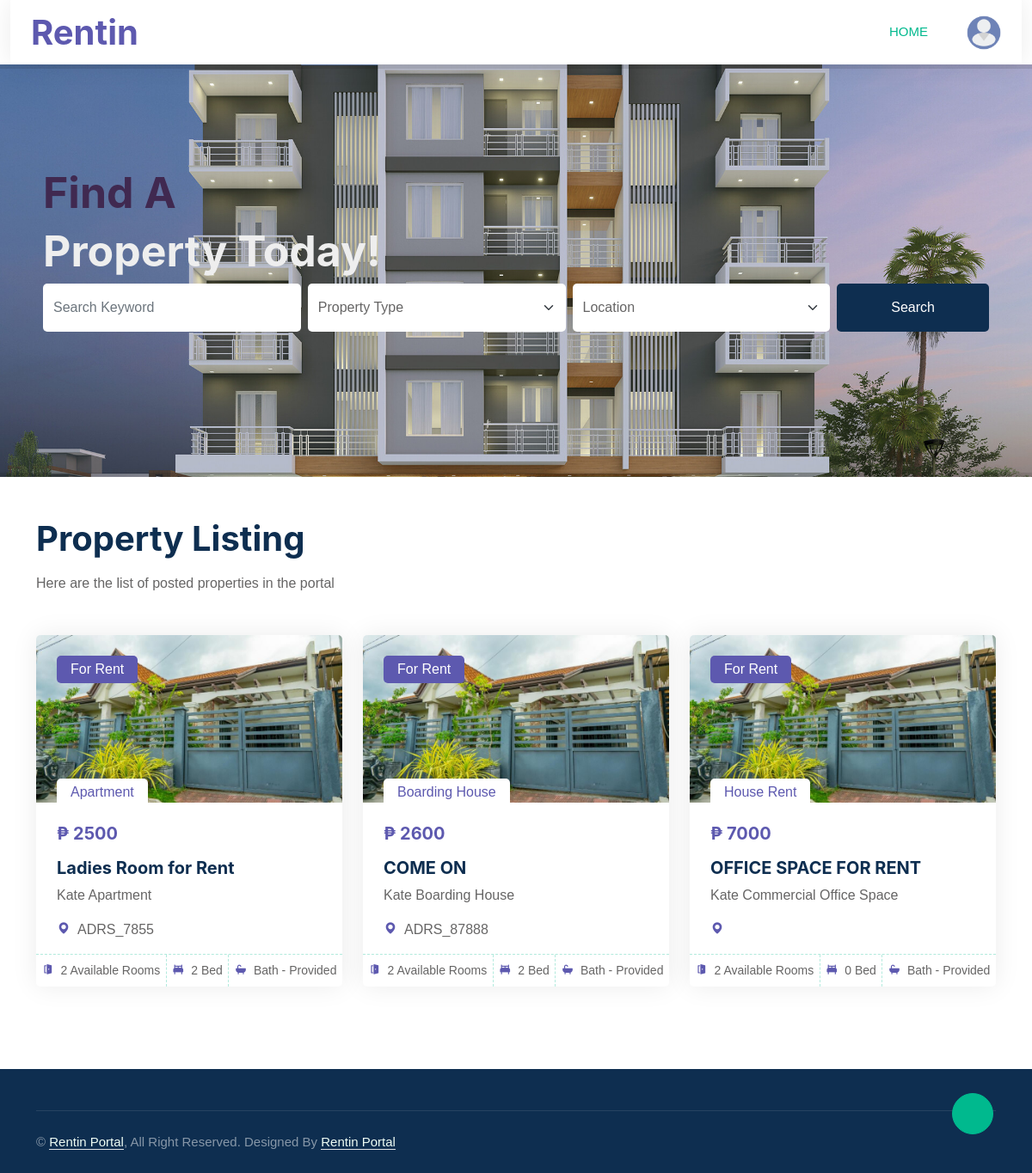
/seekerDashboard.php (signed in), run on the app's committed database.
### tables this page shows
CREATE TABLE `user` (
  `id` int(11) NOT NULL,
  `user_ID` varchar(99) NOT NULL,
  `email` varchar(99) NOT NULL,
  `password` varchar(50) NOT NULL,
  `userInfo_ID` varchar(99) NOT NULL,
  `userLevel_ID` int(11) NOT NULL,
  `verificationcode` varchar(99) NOT NULL,
  `is_verified` varchar(99) NOT NULL,
  `status` int(11) NOT NULL
);

CREATE TABLE `property` (
  `id` int(11) NOT NULL,
  `property_ID` varchar(99) NOT NULL,
  `bname_ID` varchar(99) NOT NULL,
  `title` varchar(99) NOT NULL,
  `propertyaddress` varchar(99) NOT NULL,
  `description` text NOT NULL,
  `bedtype` varchar(99) NOT NULL,
  `availablerooms` int(11) NOT NULL,
  `monthlyrate` int(11) NOT NULL,
  `dailyrate` int(11) NOT NULL,
  `bed` int(11) NOT NULL,
  `kitchen` varchar(99) NOT NULL,
  `bathroom` varchar(99) NOT NULL,
  `aircon` varchar(99) NOT NULL,
  `dimension` int(11) NOT NULL,
  `date_created` date NOT NULL DEFAULT current_timestamp(),
  `user_ID` varchar(99) NOT NULL
);

CREATE TABLE `businessname` (
  `id` int(11) NOT NULL,
  `bname_ID` varchar(99) NOT NULL,
  `bname` varchar(99) NOT NULL,
  `category` varchar(99) NOT NULL,
  `user_ID` varchar(99) NOT NULL
);

### seekerDashboard.php (the view, shortened to what this page needs)
<?php
include("dbconn.php");
?>
<!DOCTYPE html>
<html lang="en">
<head>
    <link href="lib/animate/animate.min.css" rel="stylesheet">
    <link href="lib/owlcarousel/assets/owl.carousel.min.css" rel="stylesheet">
    <link href='https://unpkg.com/boxicons@2.1.4/css/boxicons.min.css' rel='stylesheet'>
    <link href="css/bootstrap.min5.css" rel="stylesheet">
</head>
<body>
<div class="container-xxl bg-white p-0">
        <div class="container-fluid nav-bar bg-transparent">
            <nav class="navbar navbar-expand-lg bg-white navbar-light py-0 px-4">
                <a href="index.html" class="navbar-brand d-flex align-items-center text-center">
                    <h1 class="m-0" style = "color: #5D59AF;">Rentin</h1>
                </a>
                <div class="collapse navbar-collapse" id="navbarCollapse">
                    <div class="navbar-nav ms-auto">
                        <a href="index.php" class="nav-item nav-link active">Home</a>
                    </div>
                    <div class = "profile-user">
                        <?php
                            $email = $_SESSION['email'];
                            $query = mysqli_query($conn, "SELECT user.email, CONCAT(firstName,' ',lastName) AS fullName FROM userinfo JOIN user ON user.id = userinfo.id WHERE email = '$email'");
                            while($row=mysqli_fetch_array($query))
								{
							?>
                        <img src="images/user.png" class="user-pic" onclick="toggleMenu()">
                        <?php } ?>
                    </div>
                </div>
            </nav>
        </div>
        <div class="container-xxl search">
            <div class="container wow fadeIn" data-wow-delay="0.1s" style="padding: 20px; margin-top: 8%; opacity: 0.98">
                    <h2 class="first">Find A</h2>
                    <h2 class="second">Property Today!</h2>
                <div class="row g-2">
                    <div class="col-md-10">
                        <div class="row g-2">
                            <div class="col-md-4">
                                <input type="text" class="form-control border-0 py-3" placeholder="Search Keyword">
                            </div>
                            <div class="col-md-4">
                                <select class="form-select border-0 py-3">
                                <option selected disabled value="">Property Type</option>
                                </select>
                            </div>
                            <div class="col-md-4">
                                <select class="form-select border-0 py-3">
                                <option selected disabled value="">Location</option>
                                <?php
                                    include "dbconn.php";
                                    ?>
                                </select>
                            </div>
                        </div>
                    </div>
                    <div class="col-md-2">
                        <button class="btn btn-dark border-0 w-100 py-3">Search</button>
                    </div>
                </div>
            </div>
        </div>
        <div class="container-xxl py-5">
            <div class="container">
                <div class="row g-0 gx-5 align-items-end">
                    <div class="col-lg-6">
                        <div class="text-start mx-auto mb-5 wow slideInLeft" data-wow-delay="0.1s">
                            <h1 class="mb-3">Property Listing</h1>
                            <p>Here are the list of posted properties in the portal</p>
                        </div>
                    </div>
                </div>
                <div class="tab-content">
                    <div id="tab-1" class="tab-pane fade show p-0 active">
                        <div class="row g-4">
                                    <?php
                                        $query=mysqli_query($conn,"SELECT *,propertyaddress.addresscode, businessname.category FROM property JOIN propertyaddress ON property.propertyaddress = propertyaddress.addresscode
                                                            JOIN businessname ON businessname.bname_ID = property.bname_ID");
										    while($row=mysqli_fetch_array($query))
										    {
								    ?>
                            <div class="col-lg-4 col-md-6 wow fadeInUp" data-wow-delay="0.1s">
                                <div class="property-item rounded overflow-hidden">
                                    <div class="position-relative overflow-hidden">
                                        <a href="seekerViewProperty.php?property_ID=<?php echo $row['property_ID'];?>&addresscode=<?php echo $row['addresscode'];?>"><img class="img-fluid" src="images/sample.jpg" alt=""/></a>
                                        <div class="rounded text-white position-absolute start-0 top-0 m-4 py-1 px-3" style = "background: #5D59AF;">For Rent</div>
                                        <div class="bg-white rounded-top position-absolute start-0 bottom-0 mx-4 pt-1 px-3" style = "color: #5D59AF;"><?php echo $row['category'];?></div>
                                    </div>
                                    <div class="p-4 pb-0">
                                        <h5 class="mb-3" style = "color: #5D59AF;">&#8369 <?php echo $row['monthlyrate'];?></h5>
                                        <a class="d-block h5 mb-2" href="seekerViewProperty.php?property_ID=<?php echo $row['property_ID'];?>&addresscode=<?php echo $row['addresscode'];?>"><?php echo $row['title'];?></a>
                                        <p><?php echo $row['bname'];?></p>
                                        <p><i class="bx bxs-map me-2" style = "color: #5D59AF;"></i></i><?php echo $row['propertyaddress'];?></p>
                                    </div>
                                    <div class="d-flex border-top">
                                        <small class="flex-fill text-center border-end py-2"><i class="bx bxs-door-open me-2" style = "color: #5D59AF;"></i></i><?php echo $row['availablerooms'];?> Available Rooms</small>
                                        <small class="flex-fill text-center border-end py-2"><i class="bx bxs-bed me-2" style = "color: #5D59AF;"></i><?php echo $row['bed'];?> Bed</small>
                                        <small class="flex-fill text-center py-2"><i class="bx bxs-bath me-2" style = "color: #5D59AF;"></i>Bath - </i><?php echo $row['bathroom'];?></small>
                                    </div>
                                </div>
                            </div>
                            <?php } ?>
                        </div>
                    </div>
                </div>
            </div>
        </div>
       <div class="container-fluid bg-dark text-white-50 footer pt-5 mt-5 wow fadeIn" data-wow-delay="0.1s">
            <div class="container">
                <div class="copyright">
                    <div class="row">
                        <div class="col-md-6 text-center text-md-start mb-3 mb-md-0">
                            &copy; <a class="border-bottom" href="#">Rentin Portal</a>, All Right Reserved.
							Designed By <a class="border-bottom" href="">Rentin Portal</a>
                        </div>
                    </div>
                </div>
            </div>
        </div>
        <a href="#" class="btn btn-lg btn-primary btn-lg-square back-to-top"><i class="bi bi-arrow-up"></i></a>
    </div>
</body>
</html>

### data on the page
property: businessname.category "Apartment", monthlyrate "2500", title "Ladies Room for Rent", businessname.bname "Kate Apartment", propertyaddress "ADRS_7855", availablerooms "2", bed "2", bathroom "Provided"
property: businessname.category "Boarding House", monthlyrate "2600", title "COME ON", businessname.bname "Kate Boarding House", propertyaddress "ADRS_87888", availablerooms "2", bed "2", bathroom "Provided"
property: businessname.category "House Rent", monthlyrate "7000", title "OFFICE SPACE FOR RENT", businessname.bname "Kate Commercial Office Space", availablerooms "2", bed "0", bathroom "Provided"
